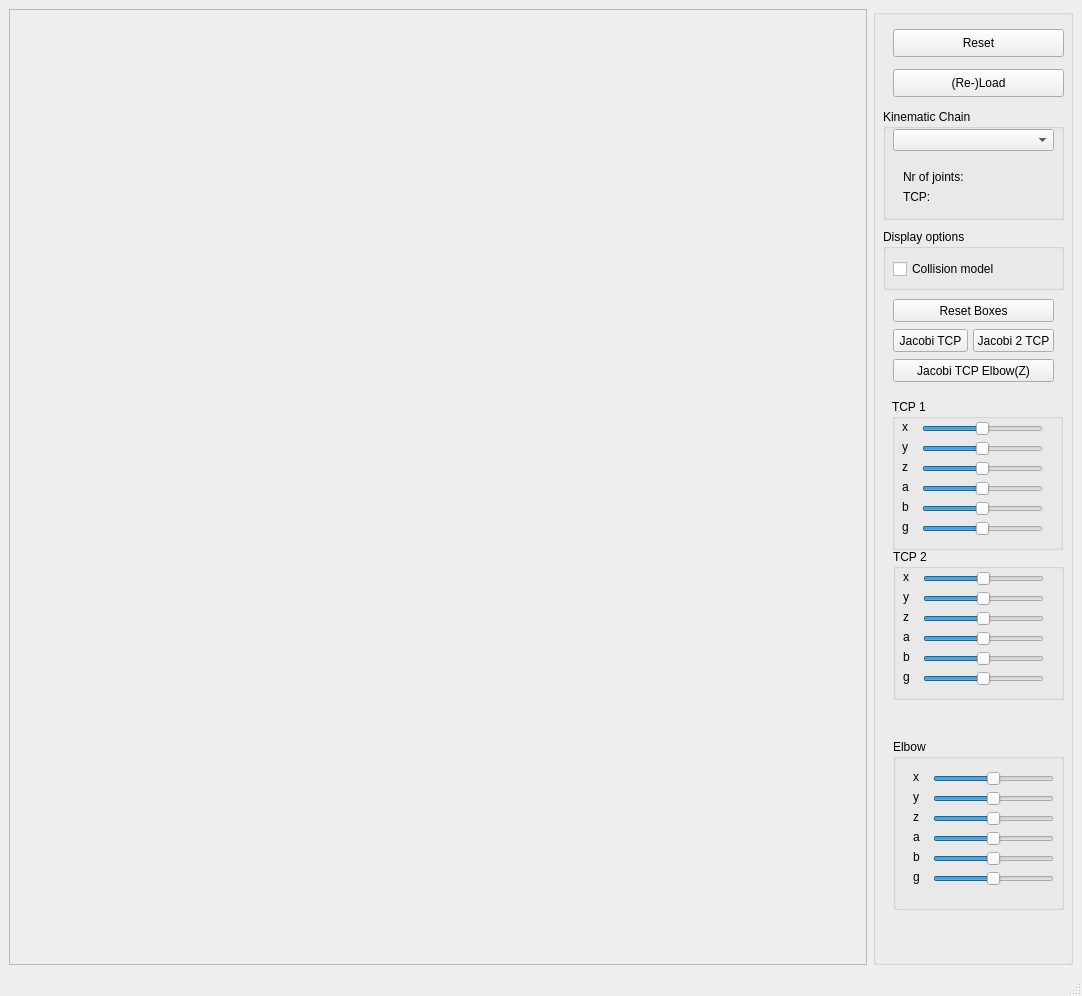
<?xml version="1.0" encoding="UTF-8"?>
<ui version="4.0">
 <class>MainWindowJacobiDemo</class>
 <widget class="QMainWindow" name="MainWindowJacobiDemo">
  <property name="geometry">
   <rect>
    <x>0</x>
    <y>0</y>
    <width>1082</width>
    <height>996</height>
   </rect>
  </property>
  <property name="windowTitle">
   <string>Jacobi Demo</string>
  </property>
  <widget class="QWidget" name="centralwidget">
   <layout class="QGridLayout" name="gridLayout">
    <item row="0" column="0">
     <widget class="QFrame" name="frameViewer">
      <property name="frameShape">
       <enum>QFrame::StyledPanel</enum>
      </property>
      <property name="frameShadow">
       <enum>QFrame::Raised</enum>
      </property>
     </widget>
    </item>
    <item row="0" column="1">
     <widget class="QGroupBox" name="groupBox">
      <property name="maximumSize">
       <size>
        <width>200</width>
        <height>16777215</height>
       </size>
      </property>
      <property name="title">
       <string/>
      </property>
      <widget class="QPushButton" name="pushButtonReset">
       <property name="geometry">
        <rect>
         <x>20</x>
         <y>20</y>
         <width>171</width>
         <height>28</height>
        </rect>
       </property>
       <property name="text">
        <string>Reset</string>
       </property>
      </widget>
      <widget class="QGroupBox" name="groupBox_2">
       <property name="geometry">
        <rect>
         <x>10</x>
         <y>220</y>
         <width>181</width>
         <height>61</height>
        </rect>
       </property>
       <property name="title">
        <string>Display options</string>
       </property>
       <widget class="QCheckBox" name="checkBoxColModel">
        <property name="geometry">
         <rect>
          <x>10</x>
          <y>30</y>
          <width>131</width>
          <height>20</height>
         </rect>
        </property>
        <property name="text">
         <string>Collision model</string>
        </property>
       </widget>
      </widget>
      <widget class="QPushButton" name="pushButtonLoad">
       <property name="geometry">
        <rect>
         <x>20</x>
         <y>60</y>
         <width>171</width>
         <height>28</height>
        </rect>
       </property>
       <property name="text">
        <string>(Re-)Load</string>
       </property>
      </widget>
      <widget class="QPushButton" name="pushButtonBox2TCP">
       <property name="geometry">
        <rect>
         <x>20</x>
         <y>290</y>
         <width>161</width>
         <height>23</height>
        </rect>
       </property>
       <property name="text">
        <string>Reset Boxes</string>
       </property>
      </widget>
      <widget class="QPushButton" name="pushButtonJacobiTest">
       <property name="geometry">
        <rect>
         <x>20</x>
         <y>320</y>
         <width>75</width>
         <height>23</height>
        </rect>
       </property>
       <property name="text">
        <string>Jacobi TCP</string>
       </property>
      </widget>
      <widget class="QGroupBox" name="groupBox_3">
       <property name="geometry">
        <rect>
         <x>10</x>
         <y>100</y>
         <width>181</width>
         <height>111</height>
        </rect>
       </property>
       <property name="title">
        <string>Kinematic Chain</string>
       </property>
       <widget class="QLabel" name="label_TCP">
        <property name="geometry">
         <rect>
          <x>20</x>
          <y>80</y>
          <width>141</width>
          <height>16</height>
         </rect>
        </property>
        <property name="text">
         <string>TCP:</string>
        </property>
       </widget>
       <widget class="QLabel" name="label_NrJoints">
        <property name="geometry">
         <rect>
          <x>20</x>
          <y>60</y>
          <width>141</width>
          <height>16</height>
         </rect>
        </property>
        <property name="text">
         <string>Nr of joints:</string>
        </property>
       </widget>
       <widget class="QComboBox" name="comboBoxKC">
        <property name="geometry">
         <rect>
          <x>10</x>
          <y>20</y>
          <width>161</width>
          <height>22</height>
         </rect>
        </property>
       </widget>
      </widget>
      <widget class="QPushButton" name="pushButtonJacobiTest_2">
       <property name="geometry">
        <rect>
         <x>100</x>
         <y>320</y>
         <width>81</width>
         <height>23</height>
        </rect>
       </property>
       <property name="text">
        <string>Jacobi 2 TCP</string>
       </property>
      </widget>
      <widget class="QGroupBox" name="groupBox_4">
       <property name="geometry">
        <rect>
         <x>19</x>
         <y>390</y>
         <width>171</width>
         <height>151</height>
        </rect>
       </property>
       <property name="title">
        <string>TCP 1</string>
       </property>
       <widget class="QSlider" name="horizontalSliderA">
        <property name="geometry">
         <rect>
          <x>30</x>
          <y>80</y>
          <width>121</width>
          <height>20</height>
         </rect>
        </property>
        <property name="minimum">
         <number>-1000</number>
        </property>
        <property name="maximum">
         <number>1000</number>
        </property>
        <property name="pageStep">
         <number>50</number>
        </property>
        <property name="orientation">
         <enum>Qt::Horizontal</enum>
        </property>
       </widget>
       <widget class="QLabel" name="label_2">
        <property name="geometry">
         <rect>
          <x>10</x>
          <y>20</y>
          <width>21</width>
          <height>16</height>
         </rect>
        </property>
        <property name="text">
         <string>x</string>
        </property>
       </widget>
       <widget class="QSlider" name="horizontalSliderX">
        <property name="geometry">
         <rect>
          <x>30</x>
          <y>20</y>
          <width>121</width>
          <height>20</height>
         </rect>
        </property>
        <property name="minimum">
         <number>-1000</number>
        </property>
        <property name="maximum">
         <number>1000</number>
        </property>
        <property name="pageStep">
         <number>50</number>
        </property>
        <property name="orientation">
         <enum>Qt::Horizontal</enum>
        </property>
       </widget>
       <widget class="QLabel" name="label_6">
        <property name="geometry">
         <rect>
          <x>10</x>
          <y>100</y>
          <width>21</width>
          <height>16</height>
         </rect>
        </property>
        <property name="text">
         <string>b</string>
        </property>
       </widget>
       <widget class="QSlider" name="horizontalSliderB">
        <property name="geometry">
         <rect>
          <x>30</x>
          <y>100</y>
          <width>121</width>
          <height>20</height>
         </rect>
        </property>
        <property name="minimum">
         <number>-1000</number>
        </property>
        <property name="maximum">
         <number>1000</number>
        </property>
        <property name="pageStep">
         <number>50</number>
        </property>
        <property name="orientation">
         <enum>Qt::Horizontal</enum>
        </property>
       </widget>
       <widget class="QLabel" name="label_7">
        <property name="geometry">
         <rect>
          <x>10</x>
          <y>120</y>
          <width>21</width>
          <height>16</height>
         </rect>
        </property>
        <property name="text">
         <string>g</string>
        </property>
       </widget>
       <widget class="QSlider" name="horizontalSliderG">
        <property name="geometry">
         <rect>
          <x>30</x>
          <y>120</y>
          <width>121</width>
          <height>20</height>
         </rect>
        </property>
        <property name="minimum">
         <number>-1000</number>
        </property>
        <property name="maximum">
         <number>1000</number>
        </property>
        <property name="pageStep">
         <number>50</number>
        </property>
        <property name="orientation">
         <enum>Qt::Horizontal</enum>
        </property>
       </widget>
       <widget class="QLabel" name="label_3">
        <property name="geometry">
         <rect>
          <x>10</x>
          <y>40</y>
          <width>21</width>
          <height>16</height>
         </rect>
        </property>
        <property name="text">
         <string>y</string>
        </property>
       </widget>
       <widget class="QSlider" name="horizontalSliderY">
        <property name="geometry">
         <rect>
          <x>30</x>
          <y>40</y>
          <width>121</width>
          <height>20</height>
         </rect>
        </property>
        <property name="minimum">
         <number>-1000</number>
        </property>
        <property name="maximum">
         <number>1000</number>
        </property>
        <property name="pageStep">
         <number>50</number>
        </property>
        <property name="orientation">
         <enum>Qt::Horizontal</enum>
        </property>
       </widget>
       <widget class="QLabel" name="label_4">
        <property name="geometry">
         <rect>
          <x>10</x>
          <y>60</y>
          <width>21</width>
          <height>16</height>
         </rect>
        </property>
        <property name="text">
         <string>z</string>
        </property>
       </widget>
       <widget class="QSlider" name="horizontalSliderZ">
        <property name="geometry">
         <rect>
          <x>30</x>
          <y>60</y>
          <width>121</width>
          <height>20</height>
         </rect>
        </property>
        <property name="minimum">
         <number>-1000</number>
        </property>
        <property name="maximum">
         <number>1000</number>
        </property>
        <property name="pageStep">
         <number>50</number>
        </property>
        <property name="orientation">
         <enum>Qt::Horizontal</enum>
        </property>
       </widget>
       <widget class="QLabel" name="label_5">
        <property name="geometry">
         <rect>
          <x>10</x>
          <y>80</y>
          <width>21</width>
          <height>16</height>
         </rect>
        </property>
        <property name="text">
         <string>a</string>
        </property>
       </widget>
      </widget>
      <widget class="QGroupBox" name="groupBox_5">
       <property name="geometry">
        <rect>
         <x>20</x>
         <y>540</y>
         <width>171</width>
         <height>151</height>
        </rect>
       </property>
       <property name="title">
        <string>TCP 2</string>
       </property>
       <widget class="QSlider" name="horizontalSliderA_3">
        <property name="geometry">
         <rect>
          <x>30</x>
          <y>80</y>
          <width>121</width>
          <height>20</height>
         </rect>
        </property>
        <property name="minimum">
         <number>-1000</number>
        </property>
        <property name="maximum">
         <number>1000</number>
        </property>
        <property name="pageStep">
         <number>50</number>
        </property>
        <property name="orientation">
         <enum>Qt::Horizontal</enum>
        </property>
       </widget>
       <widget class="QLabel" name="label_15">
        <property name="geometry">
         <rect>
          <x>10</x>
          <y>20</y>
          <width>21</width>
          <height>16</height>
         </rect>
        </property>
        <property name="text">
         <string>x</string>
        </property>
       </widget>
       <widget class="QSlider" name="horizontalSliderX_3">
        <property name="geometry">
         <rect>
          <x>30</x>
          <y>20</y>
          <width>121</width>
          <height>20</height>
         </rect>
        </property>
        <property name="minimum">
         <number>-1000</number>
        </property>
        <property name="maximum">
         <number>1000</number>
        </property>
        <property name="pageStep">
         <number>50</number>
        </property>
        <property name="orientation">
         <enum>Qt::Horizontal</enum>
        </property>
       </widget>
       <widget class="QLabel" name="label_16">
        <property name="geometry">
         <rect>
          <x>10</x>
          <y>100</y>
          <width>21</width>
          <height>16</height>
         </rect>
        </property>
        <property name="text">
         <string>b</string>
        </property>
       </widget>
       <widget class="QSlider" name="horizontalSliderB_3">
        <property name="geometry">
         <rect>
          <x>30</x>
          <y>100</y>
          <width>121</width>
          <height>20</height>
         </rect>
        </property>
        <property name="minimum">
         <number>-1000</number>
        </property>
        <property name="maximum">
         <number>1000</number>
        </property>
        <property name="pageStep">
         <number>50</number>
        </property>
        <property name="orientation">
         <enum>Qt::Horizontal</enum>
        </property>
       </widget>
       <widget class="QLabel" name="label_17">
        <property name="geometry">
         <rect>
          <x>10</x>
          <y>120</y>
          <width>21</width>
          <height>16</height>
         </rect>
        </property>
        <property name="text">
         <string>g</string>
        </property>
       </widget>
       <widget class="QSlider" name="horizontalSliderG_3">
        <property name="geometry">
         <rect>
          <x>30</x>
          <y>120</y>
          <width>121</width>
          <height>20</height>
         </rect>
        </property>
        <property name="minimum">
         <number>-1000</number>
        </property>
        <property name="maximum">
         <number>1000</number>
        </property>
        <property name="pageStep">
         <number>50</number>
        </property>
        <property name="orientation">
         <enum>Qt::Horizontal</enum>
        </property>
       </widget>
       <widget class="QLabel" name="label_18">
        <property name="geometry">
         <rect>
          <x>10</x>
          <y>40</y>
          <width>21</width>
          <height>16</height>
         </rect>
        </property>
        <property name="text">
         <string>y</string>
        </property>
       </widget>
       <widget class="QSlider" name="horizontalSliderY_3">
        <property name="geometry">
         <rect>
          <x>30</x>
          <y>40</y>
          <width>121</width>
          <height>20</height>
         </rect>
        </property>
        <property name="minimum">
         <number>-1000</number>
        </property>
        <property name="maximum">
         <number>1000</number>
        </property>
        <property name="pageStep">
         <number>50</number>
        </property>
        <property name="orientation">
         <enum>Qt::Horizontal</enum>
        </property>
       </widget>
       <widget class="QLabel" name="label_19">
        <property name="geometry">
         <rect>
          <x>10</x>
          <y>60</y>
          <width>21</width>
          <height>16</height>
         </rect>
        </property>
        <property name="text">
         <string>z</string>
        </property>
       </widget>
       <widget class="QSlider" name="horizontalSliderZ_3">
        <property name="geometry">
         <rect>
          <x>30</x>
          <y>60</y>
          <width>121</width>
          <height>20</height>
         </rect>
        </property>
        <property name="minimum">
         <number>-1000</number>
        </property>
        <property name="maximum">
         <number>1000</number>
        </property>
        <property name="pageStep">
         <number>50</number>
        </property>
        <property name="orientation">
         <enum>Qt::Horizontal</enum>
        </property>
       </widget>
       <widget class="QLabel" name="label_20">
        <property name="geometry">
         <rect>
          <x>10</x>
          <y>80</y>
          <width>21</width>
          <height>16</height>
         </rect>
        </property>
        <property name="text">
         <string>a</string>
        </property>
       </widget>
      </widget>
      <widget class="QGroupBox" name="groupBox_6">
       <property name="geometry">
        <rect>
         <x>20</x>
         <y>730</y>
         <width>171</width>
         <height>171</height>
        </rect>
       </property>
       <property name="title">
        <string>Elbow</string>
       </property>
       <widget class="QLabel" name="label_10">
        <property name="geometry">
         <rect>
          <x>20</x>
          <y>90</y>
          <width>21</width>
          <height>16</height>
         </rect>
        </property>
        <property name="text">
         <string>a</string>
        </property>
       </widget>
       <widget class="QLabel" name="label_11">
        <property name="geometry">
         <rect>
          <x>20</x>
          <y>30</y>
          <width>21</width>
          <height>16</height>
         </rect>
        </property>
        <property name="text">
         <string>x</string>
        </property>
       </widget>
       <widget class="QSlider" name="horizontalSliderX_2">
        <property name="geometry">
         <rect>
          <x>40</x>
          <y>30</y>
          <width>121</width>
          <height>20</height>
         </rect>
        </property>
        <property name="minimum">
         <number>-1000</number>
        </property>
        <property name="maximum">
         <number>1000</number>
        </property>
        <property name="pageStep">
         <number>50</number>
        </property>
        <property name="orientation">
         <enum>Qt::Horizontal</enum>
        </property>
       </widget>
       <widget class="QSlider" name="horizontalSliderY_2">
        <property name="geometry">
         <rect>
          <x>40</x>
          <y>50</y>
          <width>121</width>
          <height>20</height>
         </rect>
        </property>
        <property name="minimum">
         <number>-1000</number>
        </property>
        <property name="maximum">
         <number>1000</number>
        </property>
        <property name="pageStep">
         <number>50</number>
        </property>
        <property name="orientation">
         <enum>Qt::Horizontal</enum>
        </property>
       </widget>
       <widget class="QSlider" name="horizontalSliderZ_2">
        <property name="geometry">
         <rect>
          <x>40</x>
          <y>70</y>
          <width>121</width>
          <height>20</height>
         </rect>
        </property>
        <property name="minimum">
         <number>-1000</number>
        </property>
        <property name="maximum">
         <number>1000</number>
        </property>
        <property name="pageStep">
         <number>50</number>
        </property>
        <property name="orientation">
         <enum>Qt::Horizontal</enum>
        </property>
       </widget>
       <widget class="QSlider" name="horizontalSliderA_2">
        <property name="geometry">
         <rect>
          <x>40</x>
          <y>90</y>
          <width>121</width>
          <height>20</height>
         </rect>
        </property>
        <property name="minimum">
         <number>-1000</number>
        </property>
        <property name="maximum">
         <number>1000</number>
        </property>
        <property name="pageStep">
         <number>50</number>
        </property>
        <property name="orientation">
         <enum>Qt::Horizontal</enum>
        </property>
       </widget>
       <widget class="QLabel" name="label_12">
        <property name="geometry">
         <rect>
          <x>20</x>
          <y>110</y>
          <width>21</width>
          <height>16</height>
         </rect>
        </property>
        <property name="text">
         <string>b</string>
        </property>
       </widget>
       <widget class="QLabel" name="label_8">
        <property name="geometry">
         <rect>
          <x>20</x>
          <y>50</y>
          <width>21</width>
          <height>16</height>
         </rect>
        </property>
        <property name="text">
         <string>y</string>
        </property>
       </widget>
       <widget class="QSlider" name="horizontalSliderG_2">
        <property name="geometry">
         <rect>
          <x>40</x>
          <y>130</y>
          <width>121</width>
          <height>20</height>
         </rect>
        </property>
        <property name="minimum">
         <number>-1000</number>
        </property>
        <property name="maximum">
         <number>1000</number>
        </property>
        <property name="pageStep">
         <number>50</number>
        </property>
        <property name="orientation">
         <enum>Qt::Horizontal</enum>
        </property>
       </widget>
       <widget class="QLabel" name="label_13">
        <property name="geometry">
         <rect>
          <x>20</x>
          <y>130</y>
          <width>21</width>
          <height>16</height>
         </rect>
        </property>
        <property name="text">
         <string>g</string>
        </property>
       </widget>
       <widget class="QSlider" name="horizontalSliderB_2">
        <property name="geometry">
         <rect>
          <x>40</x>
          <y>110</y>
          <width>121</width>
          <height>20</height>
         </rect>
        </property>
        <property name="minimum">
         <number>-1000</number>
        </property>
        <property name="maximum">
         <number>1000</number>
        </property>
        <property name="pageStep">
         <number>50</number>
        </property>
        <property name="orientation">
         <enum>Qt::Horizontal</enum>
        </property>
       </widget>
       <widget class="QLabel" name="label_9">
        <property name="geometry">
         <rect>
          <x>20</x>
          <y>70</y>
          <width>21</width>
          <height>16</height>
         </rect>
        </property>
        <property name="text">
         <string>z</string>
        </property>
       </widget>
      </widget>
      <widget class="QPushButton" name="pushButtonJacobiTest_3">
       <property name="geometry">
        <rect>
         <x>20</x>
         <y>350</y>
         <width>161</width>
         <height>23</height>
        </rect>
       </property>
       <property name="text">
        <string>Jacobi TCP Elbow(Z)</string>
       </property>
      </widget>
     </widget>
    </item>
   </layout>
  </widget>
  <widget class="QMenuBar" name="menubar">
   <property name="geometry">
    <rect>
     <x>0</x>
     <y>0</y>
     <width>1082</width>
     <height>26</height>
    </rect>
   </property>
  </widget>
  <widget class="QStatusBar" name="statusbar"/>
 </widget>
 <resources/>
 <connections/>
</ui>
